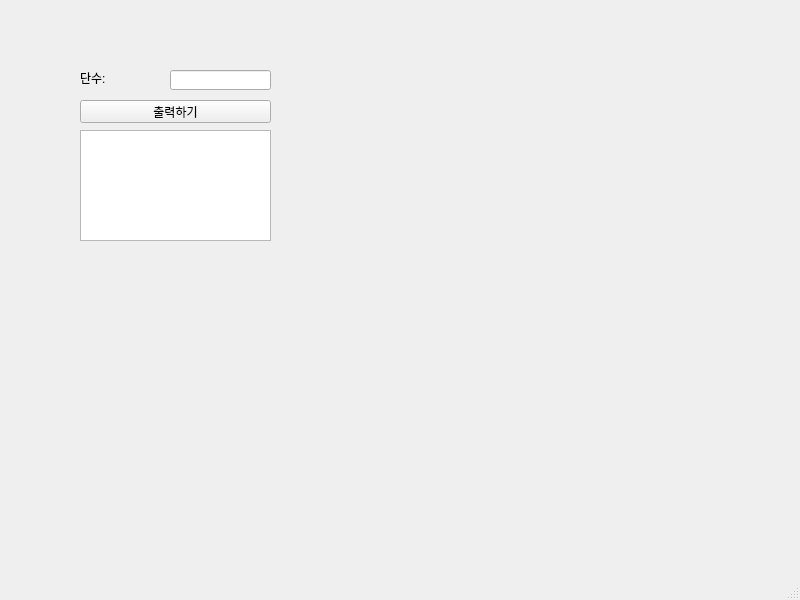
<?xml version="1.0" encoding="UTF-8"?>
<ui version="4.0">
 <class>MainWindow</class>
 <widget class="QMainWindow" name="MainWindow">
  <property name="geometry">
   <rect>
    <x>0</x>
    <y>0</y>
    <width>800</width>
    <height>600</height>
   </rect>
  </property>
  <property name="windowTitle">
   <string>MainWindow</string>
  </property>
  <widget class="QWidget" name="centralwidget">
   <widget class="QLabel" name="label">
    <property name="geometry">
     <rect>
      <x>80</x>
      <y>70</y>
      <width>91</width>
      <height>16</height>
     </rect>
    </property>
    <property name="text">
     <string>단수:</string>
    </property>
   </widget>
   <widget class="QPushButton" name="pb">
    <property name="geometry">
     <rect>
      <x>80</x>
      <y>100</y>
      <width>191</width>
      <height>23</height>
     </rect>
    </property>
    <property name="text">
     <string>출력하기</string>
    </property>
   </widget>
   <widget class="QLineEdit" name="le">
    <property name="geometry">
     <rect>
      <x>170</x>
      <y>70</y>
      <width>101</width>
      <height>20</height>
     </rect>
    </property>
   </widget>
   <widget class="QTextEdit" name="te">
    <property name="geometry">
     <rect>
      <x>80</x>
      <y>130</y>
      <width>191</width>
      <height>111</height>
     </rect>
    </property>
   </widget>
  </widget>
  <widget class="QMenuBar" name="menubar">
   <property name="geometry">
    <rect>
     <x>0</x>
     <y>0</y>
     <width>800</width>
     <height>21</height>
    </rect>
   </property>
  </widget>
  <widget class="QStatusBar" name="statusbar"/>
 </widget>
 <resources/>
 <connections/>
</ui>
